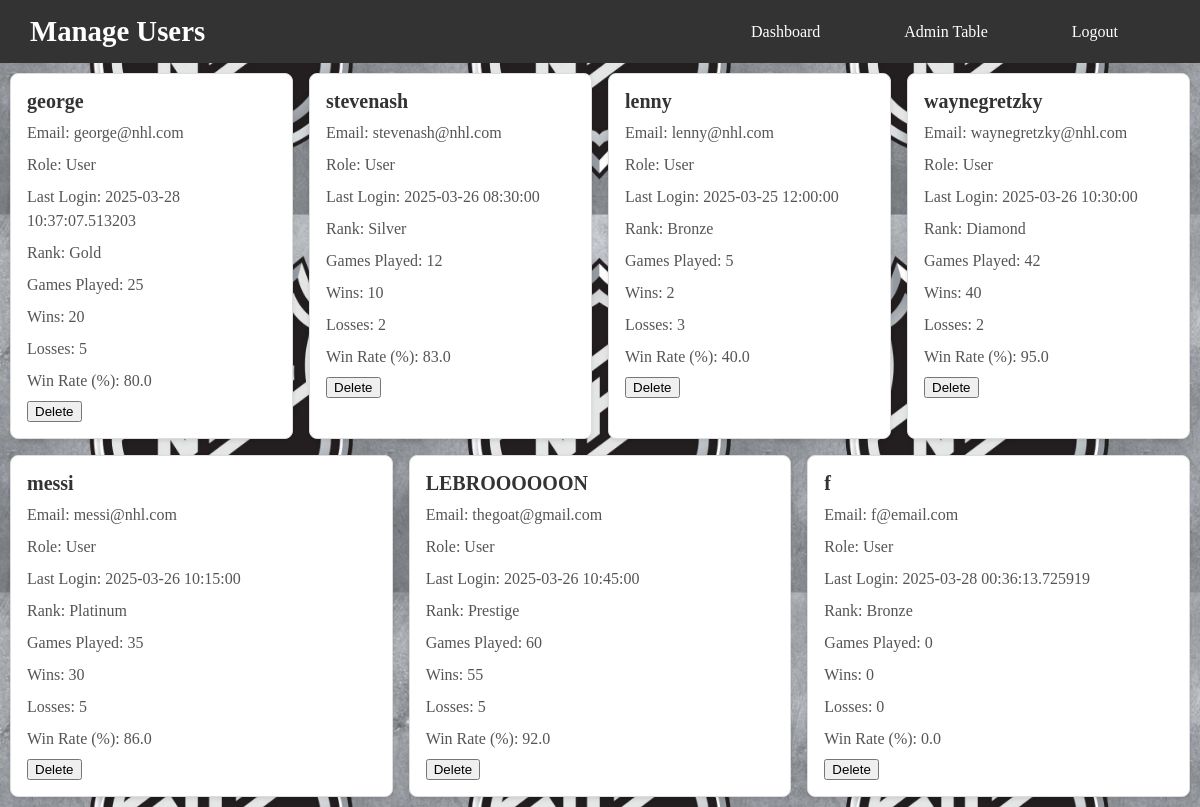
The app's page /manageUsers (signed in), older data.
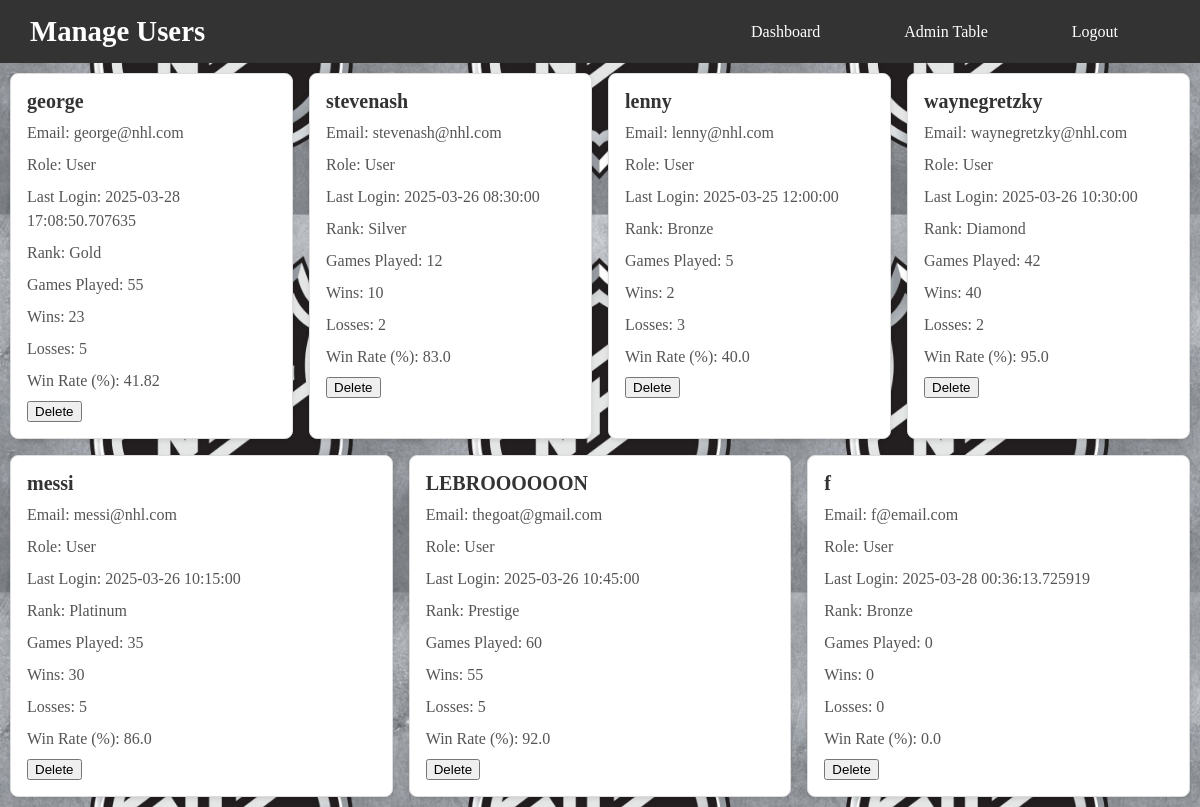
The same page, newer data.
### app/api.py (models this page shows, shortened)
class User(UserMixin, db.Model):
    __tablename__ = 'user'
    __table_args__ = {'extend_existing': True}
    id = db.Column(db.Integer, primary_key=True)
    username = db.Column(db.String(80), unique=True, nullable=False)
    password = db.Column(db.String(80), unique=True, nullable=False)
    email = db.Column(db.String(120), unique=True, nullable=False)
    last_login = db.Column(db.DateTime, default=datetime.utcnow, onupdate=datetime.utcnow)
    player_rank = db.Column(db.String(50), nullable=False, default="Bronze")
    total_games_played = db.Column(db.Integer, nullable=False, default=0)
    wins = db.Column(db.Integer, nullable=False, default=0)
    losses = db.Column(db.Integer, nullable=False, default=0)
    win_rate = db.Column(db.Float, nullable=False, default=0.0)

### app/app.py (the view)
@app.route("/manageUsers")
@login_required
def manage_users():
    users = User.query.all()
    return render_template("Admin/manageUsers.html", users=users)

### app/app.py (called while the page is built)
@login_manager.user_loader
def load_user(user_id):
    admin_user = Admin.query.get(int(user_id))  # Check if the user is an admin
    if admin_user:
        return admin_user
    user = User.query.get(int(user_id))     # Check if the user is a regular user
    return user

### app/templates/Admin/manageUsers.html (shortened to what this page needs)
<!DOCTYPE html>
<html lang="en">
<head>
    <link href="../static/CSS/pages/adminStyles.css" rel="stylesheet" type="text/css">
    <link href="../static/CSS/pages/index.css" rel="stylesheet" type="text/css">
    <link href="../static/CSS/components/basics.css" rel="stylesheet" type="text/css">
    <link href="../static/CSS/components/container.css" rel="stylesheet" type="text/css">
</head>
<body>
    <header>
        <nav class="navbar">
                <h1>Manage Users</h1>
                <ul class="nav-links">
                    <li><a href="{{ url_for('admin_home') }}">Dashboard</a></li>
                    <li><a href="{{ url_for('admin_table') }}">Admin Table</a></li>
                    <li><a href="{{ url_for('logout') }}">Logout</a></li>
                </ul>
        </nav>
    </header>
    <div class="user-card-container">
        {% for user in users %}
        <div class="user-card">
            <h3>{{ user.username }}</h3>
            <p>Email: {{ user.email }}</p>
            <p>Role: User</p>
            <p>Last Login: {{ user.last_login }}</p>
            <p>Rank: {{ user.player_rank }}</p>
            <p>Games Played: {{ user.total_games_played }}</p>
            <p>Wins: {{ user.wins }}</p>
            <p>Losses: {{ user.losses }}</p>
            <p>Win Rate (%):  {{ user.win_rate }}</p>
            <div class="actions">
                <form action="{{ url_for('delete_user', user_id=user.id) }}" method="POST" style="display:inline;" onsubmit="return confirm('Are you sure you want to delete this user?');">
                    <button type="submit" class="delete">Delete</button>
                </form>
            </div>
        </div>
        {% endfor %}
    </div>
</body>
</html>

### app/static/CSS/pages/adminStyles.css (style rules this page uses)
.user-card-container { margin: 10px 10px 10px 10px; display: flex; flex-wrap: wrap; gap: 1rem; }
.user-card { background: #ffffff; border: 1px solid #ddd; border-radius: 8px; padding: 1rem; box-shadow: 0 2px 4px rgba(0, 0, 0, 0.1); flex: 1 1 calc(25% - 1rem); box-sizing: border-box; transition: transform 0.2s, box-shadow 0.2s; }
.user-card h3 { margin: 0 0 0.5rem; font-size: 1.25rem; color: #333; font-weight: bold; }
.user-card p { margin: 0.5rem 0; color: #555; line-height: 1.5; }
ul { list-style: none; padding: 0; margin: 0; display: flex; gap: 1rem; }

### app/static/CSS/pages/index.css (style rules this page uses)
.navbar { display: flex; justify-content: space-between; align-items: center; background-color: #333; padding: 15px 30px; color: white; }
.navbar h1 { font-size: 1.8rem; margin: 0; }
.nav-links { list-style: none; display: flex; gap: 20px; margin: 0; padding: 0; }
.nav-links li { display: inline; }
.nav-links a { color: white; text-decoration: none; font-size: 1rem; padding: 8px 12px; border-radius: 5px; transition: background 0.3s ease; }
nav ul { list-style: none; margin: 0; padding: 0; display: flex; justify-content: center; }
nav ul li { margin-right: 40px; }
nav ul li a { color: white; text-decoration: none; font-size: 1.1rem; border-radius: 4px; transition: background-color 0.3s ease; }

### app/static/CSS/components/basics.css (style rules this page uses)
body { background-image: url("../../images/NHLlogo.jpg"); background-size: 10cm; background-position: center; margin: 0px; }

Row changes from the older to the newer data that the page shows:
changed User "george": last_login "2025-03-28 10:37:07.513203" → "2025-03-28 17:08:50.707635"; total_games_played "25" → "55"; wins "20" → "23"; win_rate "80.0" → "41.82"
